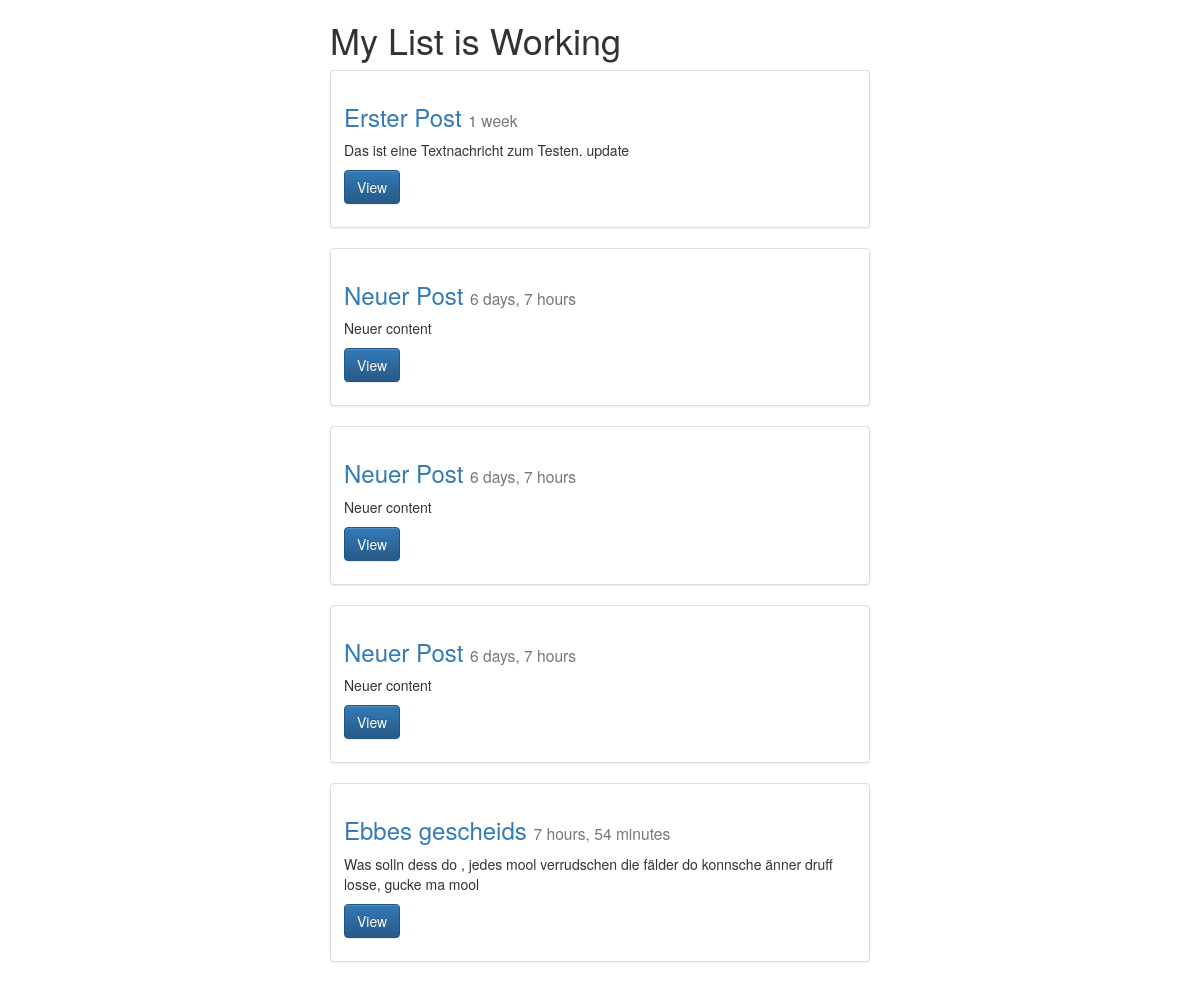
/posts/list/ (signed in), run on an earlier commit of the app's database.
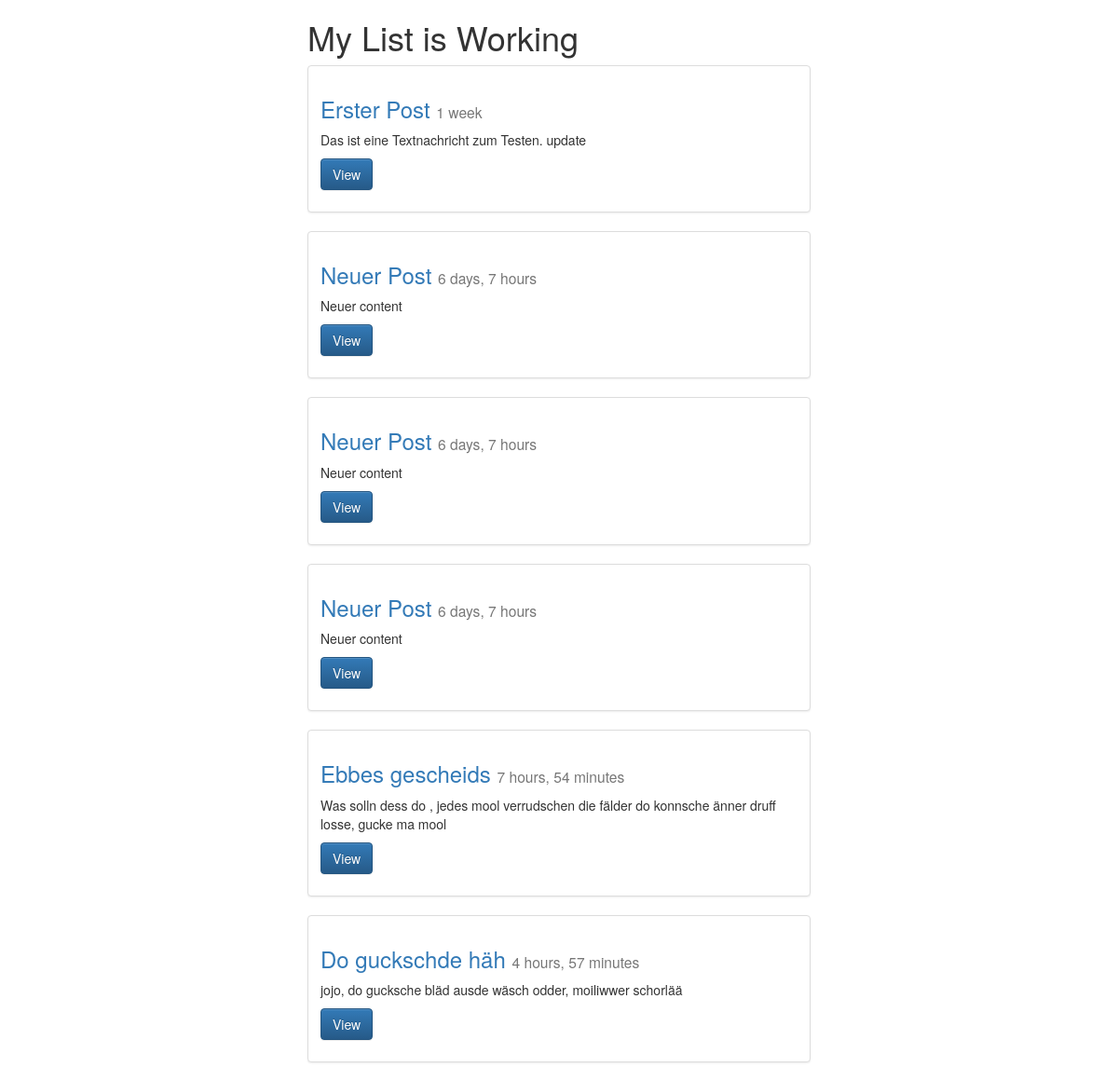
And on a later commit of the database.
### posts/models.py (models this page shows, shortened)
class Post(models.Model):
    title  = models.CharField(max_length = 120) #max length 120
    content = models.TextField()
    update = models.DateTimeField(auto_now = True ,auto_now_add =False)
    timestamp = models.DateTimeField(auto_now = False, auto_now_add =True)
    def get_absolute_url(self):
        return reverse("posts:detail", kwargs={"id": self.id})

### posts/views.py (the view)
def post_list(request):
    queryset = Post.objects.all()
    if request.user.is_authenticated():
        context = {
            "title": "My List",
            "object_list" : queryset
        }
    else:
        context = {
            "title": "List"
        }
    return render(request, "post_list.html", context)

### templates/post_list.html (shortened to what this page needs)
{%extends "base.html"%}
{% block content %}
<div class="col-sm-6 col-sm-offset-3">
<h1>{{title}} is Working</h1>
<div class="row">
{%for obj in object_list %}
  <div class="col-sm-12">
    <div class="thumbnail">
      <div class="caption">
        <h3><a href='{{ obj.get_absolute_url }}'>{{obj.title}}</a> <small>{{ obj.timestamp | timesince}}</small></h3>
        <p>{{obj.content | linebreaks | truncatechars:120}}</p>
        <p><a href="{{ obj.get_absolute_url }}" class="btn btn-primary" role="button">View</a></p>
      </div>
    </div>
  </div>
{% endfor %}
</div>
</div>
{% endblock content %}

What changed in the data, as far as the page shows it:
added Post: title "Do guckschde häh", timestamp "4 hours, 57 minutes", content "jojo, do gucksche bläd ausde wäsch odder, moiliwwer schorlää"
